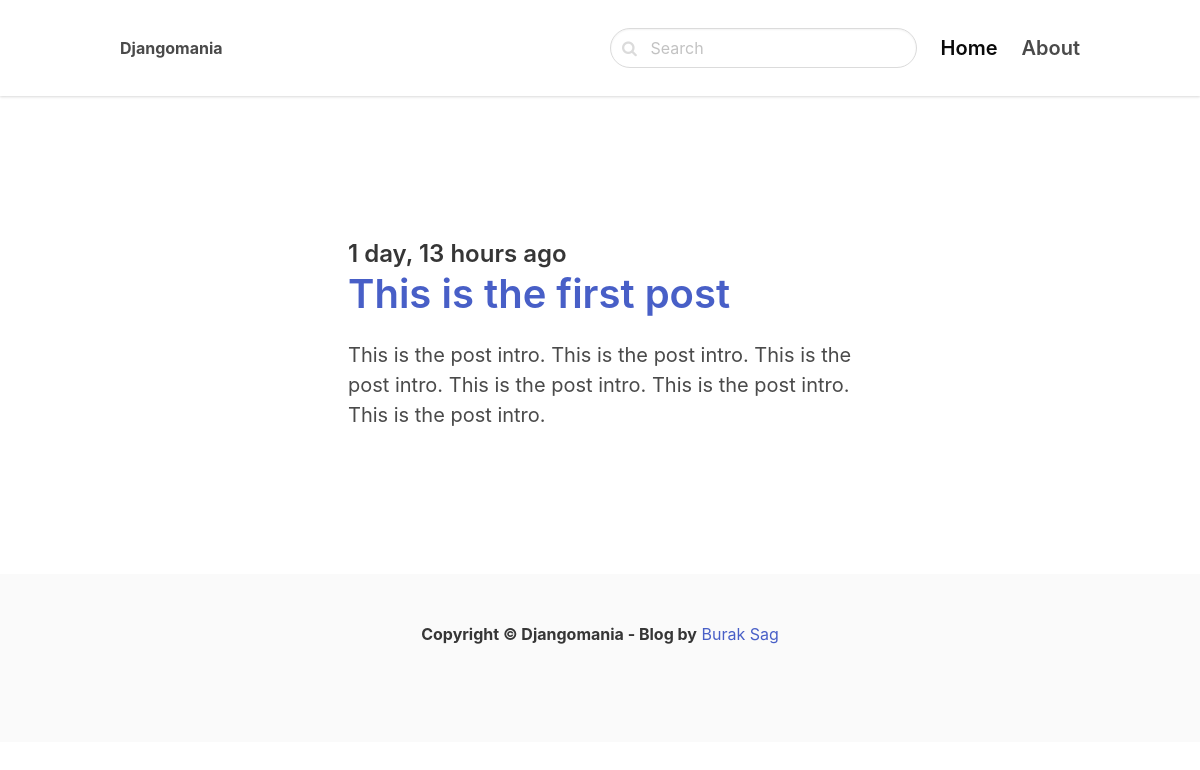
The page /django/ on the database as committed earlier.
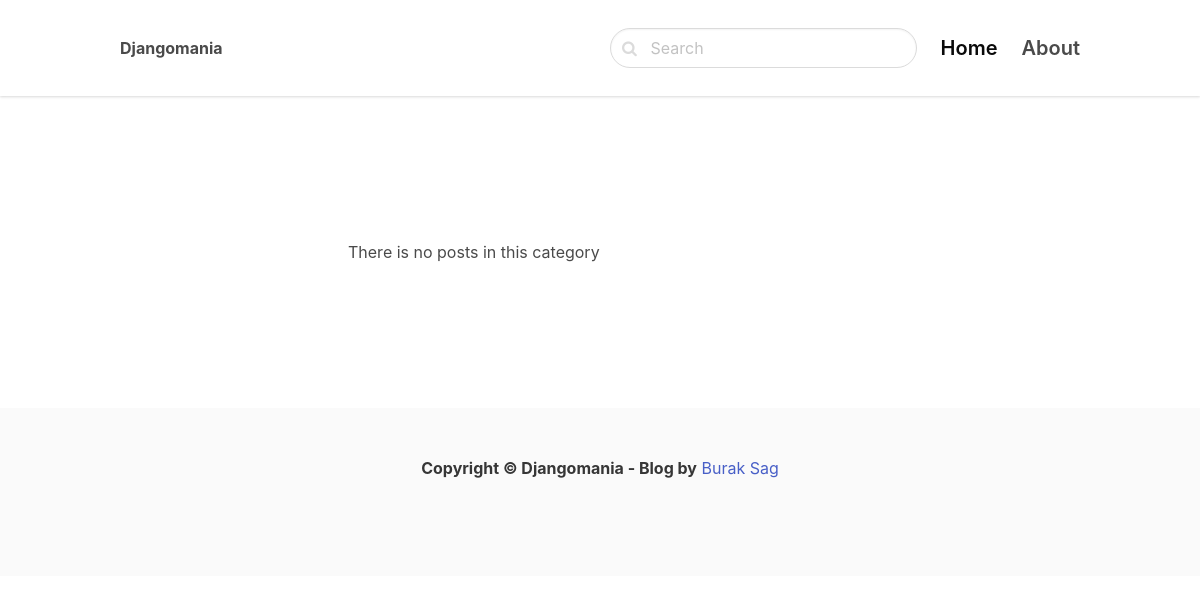
The same page on the database as committed later.
### blog/models.py (models this page shows, shortened)
class Post(models.Model):
    ACTIVE = 'active'
    DRAFT = 'draft'
    CHOICES_STATUS = (
        (ACTIVE, 'Active'),
        (DRAFT, 'Draft')
    )
    category = models.ForeignKey(Category, related_name="posts", on_delete=models.CASCADE)
    title = models.CharField(max_length=255)
    slug = models.SlugField()
    intro = models.TextField()
    body = models.TextField()
    created_at = models.DateTimeField(auto_now_add=True)
    status = models.CharField(max_length=10, choices=CHOICES_STATUS, default=ACTIVE)
    image = models.ImageField(upload_to='uploads/', blank=True, null=True)
    class Meta:
        ordering = ('-created_at',)

### blog/views.py (the view)
# urls.py: path("<slug:slug>/", views.category, name='category_detail')
def category(request,slug):
    category = get_object_or_404(Category, slug=slug)
    posts = category.posts.filter(status=Post.ACTIVE)
    context = dict(
        category = category,
        posts = posts
    )
    return render(request, 'blog/category.html', context)

### blog/templates/blog/category.html (shortened to what this page needs)
{% extends 'core/base.html' %}
{% block content %}
    <section class="hero">
        <div class="hero-body">
            <div class="container">
                <section class="section">
                    <div class="columns">
                        <div class="column is-8 is-offset-2">
                            {% for post in posts %}
                                <div class="content is-medium">
                                    <h2 class="subtitle is-4">{{ post.created_at | timesince }} ago </h2>
                                    <h1 class="title"><a href="{% url 'post_detail' post.category.slug post.slug %}"> {{ post.title }} </a></h1>
                                    <p>
                                        {{ post.intro }}
                                    </p>
                                </div>
                            {% empty %}
                                <div class="content">
                                    <p>There is no posts in this category</p>
                                </div>
                            {% endfor %}
                        </div>
                    </div>
                </section>
            </div>
        </div>
    </section>
{% endblock %}

Rows that differ between the two databases and show on the page:
no longer on this page (row edited): Post: created_at "1 day, 13 hours", title "This is the first post", intro "This is the post intro. This is the post intro. This is the post intro. This is the post intro. This is the post intro. This is the post intro."
Other text that changed with them:
text now shown: "There is no posts in this category"
